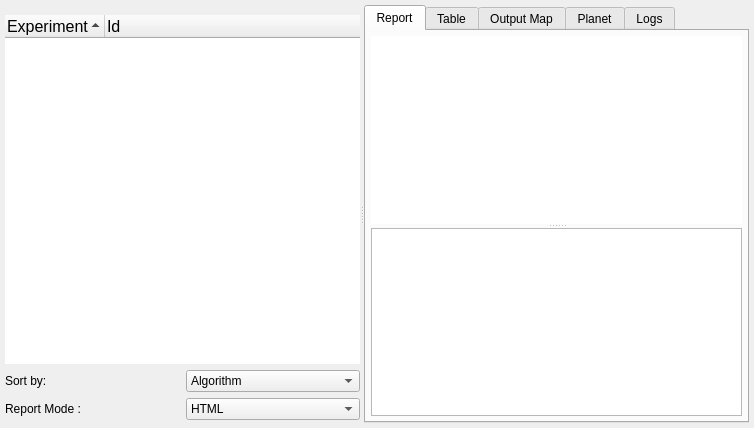
<ui version="4.0" >
 <class>OmgMainWindowBase</class>
 <widget class="QMainWindow" name="OmgMainWindowBase" >
  <property name="geometry" >
   <rect>
    <x>0</x>
    <y>0</y>
    <width>754</width>
    <height>428</height>
   </rect>
  </property>
  <property name="windowTitle" >
   <string>openModeller Desktop</string>
  </property>
  <property name="windowIcon" >
   <iconset resource="../resources/resources.qrc" >:/om_icon_small.png</iconset>
  </property>
  <property name="unifiedTitleAndToolBarOnMac" >
   <bool>false</bool>
  </property>
  <widget class="QWidget" name="centralWidget" >
   <layout class="QGridLayout" >
    <property name="leftMargin" >
     <number>5</number>
    </property>
    <property name="topMargin" >
     <number>5</number>
    </property>
    <property name="rightMargin" >
     <number>5</number>
    </property>
    <property name="bottomMargin" >
     <number>5</number>
    </property>
    <item row="0" column="0" >
     <widget class="QSplitter" name="splitter" >
      <property name="orientation" >
       <enum>Qt::Horizontal</enum>
      </property>
      <widget class="QWidget" name="layoutWidget" >
       <layout class="QGridLayout" >
        <property name="leftMargin" >
         <number>0</number>
        </property>
        <property name="topMargin" >
         <number>10</number>
        </property>
        <property name="bottomMargin" >
         <number>3</number>
        </property>
        <item row="0" column="0" colspan="2" >
         <widget class="QTreeWidget" name="treeExperiment" >
          <property name="font" >
           <font>
            <family>Arial</family>
            <pointsize>12</pointsize>
            <weight>50</weight>
            <italic>false</italic>
            <bold>false</bold>
            <underline>false</underline>
            <strikeout>false</strikeout>
           </font>
          </property>
          <property name="toolTip" >
           <string>Experiment Tree View</string>
          </property>
          <property name="statusTip" >
           <string>Experiment Tree View</string>
          </property>
          <property name="whatsThis" >
           <string>List of the models in this experiment.  The current status of each model is shown in the right column.  Models are presented in a tree view and can be resorted using the drop down box below.</string>
          </property>
          <property name="frameShape" >
           <enum>QFrame::NoFrame</enum>
          </property>
          <property name="frameShadow" >
           <enum>QFrame::Plain</enum>
          </property>
          <property name="horizontalScrollBarPolicy" >
           <enum>Qt::ScrollBarAlwaysOff</enum>
          </property>
          <property name="alternatingRowColors" >
           <bool>true</bool>
          </property>
          <property name="indentation" >
           <number>10</number>
          </property>
          <property name="uniformRowHeights" >
           <bool>false</bool>
          </property>
          <property name="sortingEnabled" >
           <bool>true</bool>
          </property>
          <property name="animated" >
           <bool>true</bool>
          </property>
          <property name="wordWrap" >
           <bool>true</bool>
          </property>
          <property name="columnCount" >
           <number>2</number>
          </property>
          <column>
           <property name="text" >
            <string>Experiment</string>
           </property>
          </column>
          <column>
           <property name="text" >
            <string>Id</string>
           </property>
          </column>
         </widget>
        </item>
        <item row="1" column="0" >
         <widget class="QLabel" name="label_3" >
          <property name="text" >
           <string>Sort by:</string>
          </property>
         </widget>
        </item>
        <item row="1" column="1" >
         <widget class="QComboBox" name="cboSortBy" >
          <property name="whatsThis" >
           <string>Select how to sort the model list.</string>
          </property>
          <item>
           <property name="text" >
            <string>Algorithm</string>
           </property>
          </item>
          <item>
           <property name="text" >
            <string>Taxon</string>
           </property>
          </item>
         </widget>
        </item>
        <item row="2" column="0" >
         <widget class="QLabel" name="lblReportMode" >
          <property name="text" >
           <string>Report Mode : </string>
          </property>
         </widget>
        </item>
        <item row="2" column="1" >
         <widget class="QComboBox" name="cboReportMode" >
          <property name="whatsThis" >
           <string>Use this drop down box to choose the </string>
          </property>
          <item>
           <property name="text" >
            <string>HTML</string>
           </property>
          </item>
          <item>
           <property name="text" >
            <string>XML</string>
           </property>
          </item>
          <item>
           <property name="text" >
            <string>Text</string>
           </property>
          </item>
         </widget>
        </item>
       </layout>
      </widget>
      <widget class="QTabWidget" name="tabModelViewDetails" >
       <property name="layoutDirection" >
        <enum>Qt::LeftToRight</enum>
       </property>
       <property name="styleSheet" >
        <string/>
       </property>
       <property name="tabShape" >
        <enum>QTabWidget::Rounded</enum>
       </property>
       <property name="currentIndex" >
        <number>0</number>
       </property>
       <widget class="QWidget" name="tabReport" >
        <attribute name="title" >
         <string>Report</string>
        </attribute>
        <attribute name="icon" >
         <iconset resource="../resources/resources.qrc" >:/generic_report.png</iconset>
        </attribute>
        <layout class="QGridLayout" >
         <property name="leftMargin" >
          <number>5</number>
         </property>
         <property name="topMargin" >
          <number>5</number>
         </property>
         <property name="rightMargin" >
          <number>5</number>
         </property>
         <property name="bottomMargin" >
          <number>5</number>
         </property>
         <item row="0" column="0" >
          <widget class="QSplitter" name="splitter_2" >
           <property name="orientation" >
            <enum>Qt::Vertical</enum>
           </property>
           <widget class="QListWidget" name="listThumbnails" >
            <property name="styleSheet" >
             <string/>
            </property>
            <property name="frameShape" >
             <enum>QFrame::NoFrame</enum>
            </property>
            <property name="frameShadow" >
             <enum>QFrame::Plain</enum>
            </property>
            <property name="lineWidth" >
             <number>0</number>
            </property>
            <property name="alternatingRowColors" >
             <bool>false</bool>
            </property>
            <property name="iconSize" >
             <size>
              <width>140</width>
              <height>160</height>
             </size>
            </property>
            <property name="flow" >
             <enum>QListView::LeftToRight</enum>
            </property>
            <property name="isWrapping" stdset="0" >
             <bool>true</bool>
            </property>
            <property name="resizeMode" >
             <enum>QListView::Adjust</enum>
            </property>
            <property name="layoutMode" >
             <enum>QListView::Batched</enum>
            </property>
            <property name="spacing" >
             <number>5</number>
            </property>
            <property name="uniformItemSizes" >
             <bool>true</bool>
            </property>
            <property name="wordWrap" >
             <bool>true</bool>
            </property>
           </widget>
           <widget class="QTextBrowser" name="tbReport" />
          </widget>
         </item>
        </layout>
       </widget>
       <widget class="QWidget" name="tabTable" >
        <attribute name="title" >
         <string>Table</string>
        </attribute>
        <attribute name="icon" >
         <iconset resource="../resources/resources.qrc" >:/selectnone.png</iconset>
        </attribute>
        <layout class="QGridLayout" >
         <item row="0" column="0" >
          <widget class="QTableView" name="tableView" >
           <property name="alternatingRowColors" >
            <bool>true</bool>
           </property>
          </widget>
         </item>
        </layout>
       </widget>
       <widget class="QWidget" name="tabMap" >
        <attribute name="title" >
         <string>Output Map</string>
        </attribute>
        <attribute name="icon" >
         <iconset resource="../resources/resources.qrc" >:/zoomFull.png</iconset>
        </attribute>
        <layout class="QGridLayout" >
         <property name="leftMargin" >
          <number>5</number>
         </property>
         <property name="topMargin" >
          <number>5</number>
         </property>
         <property name="rightMargin" >
          <number>5</number>
         </property>
         <property name="bottomMargin" >
          <number>5</number>
         </property>
         <item row="0" column="0" >
          <widget class="QLabel" name="lblOutputMap" >
           <property name="whatsThis" >
            <string>Prediction map for the current model</string>
           </property>
           <property name="text" >
            <string>&lt;html>&lt;head>&lt;meta name="qrichtext" content="1" />&lt;/head>&lt;body style=" white-space: pre-wrap; font-family:Sans Serif; font-size:9pt; font-weight:400; font-style:normal; text-decoration:none;">&lt;p style=" margin-top:0px; margin-bottom:0px; margin-left:0px; margin-right:0px; -qt-block-indent:0; text-indent:0px;">&lt;span style=" font-size:13pt; font-weight:600;">Map currently unavailable&lt;/span>&lt;/p>&lt;/body>&lt;/html></string>
           </property>
           <property name="alignment" >
            <set>Qt::AlignCenter</set>
           </property>
          </widget>
         </item>
        </layout>
       </widget>
       <widget class="QWidget" name="tab3D" >
        <attribute name="title" >
         <string>Planet</string>
        </attribute>
        <attribute name="icon" >
         <iconset resource="../resources/resources.qrc" >:/filefetch.png</iconset>
        </attribute>
        <layout class="QGridLayout" >
         <property name="leftMargin" >
          <number>5</number>
         </property>
         <property name="topMargin" >
          <number>5</number>
         </property>
         <property name="rightMargin" >
          <number>5</number>
         </property>
         <property name="bottomMargin" >
          <number>5</number>
         </property>
         <item row="0" column="0" >
          <widget class="QWidget" native="1" name="planetWidget" />
         </item>
        </layout>
       </widget>
       <widget class="QWidget" name="tabLog" >
        <attribute name="title" >
         <string>Logs</string>
        </attribute>
        <attribute name="icon" >
         <iconset resource="../resources/resources.qrc" >:/selectnone.png</iconset>
        </attribute>
        <layout class="QGridLayout" >
         <item row="0" column="0" >
          <widget class="QTextBrowser" name="tbLog" />
         </item>
        </layout>
       </widget>
      </widget>
     </widget>
    </item>
   </layout>
  </widget>
 </widget>
 <tabstops>
  <tabstop>tbReport</tabstop>
  <tabstop>cboSortBy</tabstop>
  <tabstop>cboReportMode</tabstop>
  <tabstop>tabModelViewDetails</tabstop>
  <tabstop>listThumbnails</tabstop>
  <tabstop>treeExperiment</tabstop>
  <tabstop>tbLog</tabstop>
 </tabstops>
 <resources>
  <include location="../resources/resources.qrc" />
 </resources>
 <connections/>
</ui>
